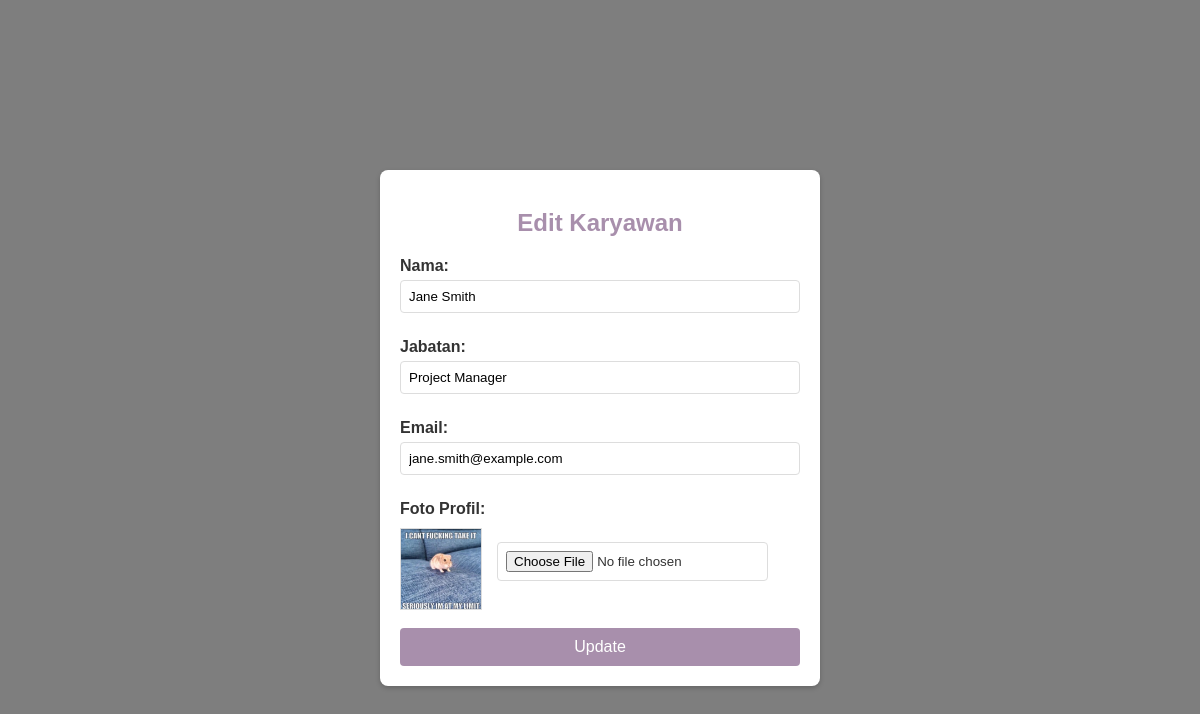
Screenshot of /edit.php?id=6 with the database file from the repository.
### tables this page shows
CREATE TABLE `karyawan` (
  `id_karyawan` int(11) NOT NULL,
  `nama` varchar(100) NOT NULL,
  `jabatan` varchar(100) NOT NULL,
  `email` varchar(100) NOT NULL,
  `foto_profil` varchar(255) DEFAULT NULL,
  `tanggal_ditambahkan` timestamp NOT NULL DEFAULT current_timestamp()
);

### edit.php (the view, shortened to what this page needs)
<?php
include 'koneksi.php';
$id = $_GET['id'];
$query = "SELECT * FROM karyawan WHERE id_karyawan='$id'";
$result = $conn->query($query);
$karyawan = $result->fetch_assoc();
?>
<!DOCTYPE html>
<html lang="en">
<head>
    <link rel="stylesheet" href="stylesedit.css">
</head>
<body>
<div class="form-container">
    <h2>Edit Karyawan</h2>
    <form method="post" action="" enctype="multipart/form-data">
        <label>Nama:</label>
        <input type="text" name="nama" value="<?= htmlspecialchars($karyawan['nama']); ?>" required>
        <label>Jabatan:</label>
        <input type="text" name="jabatan" value="<?= htmlspecialchars($karyawan['jabatan']); ?>" required>
        <label>Email:</label>
        <input type="email" name="email" value="<?= htmlspecialchars($karyawan['email']); ?>" required>
        <label>Foto Profil:</label>
        <div class="profile-pic">
            <?php if (!empty($karyawan['foto_profil'])): ?>
                <img src="uploads/<?= htmlspecialchars($karyawan['foto_profil']); ?>" alt="Current Profile Picture">
            <?php else: ?>
                <img src="uploads/default.png" alt="Default Profile Picture">
            <?php endif; ?>
            <label>
                <input type="file" name="foto">
            </label>
        </div>
        <br>
        <button type="submit">Update</button>
    </form>
</div>
</body>
</html>

### stylesedit.css (style rules this page uses)
body { font-family: Arial, sans-serif; background-color: #7e7e7e; color: #333; padding: 20px; display: flex; justify-content: center; align-items: center; min-height: 100vh; }
.form-container { background-color: white; padding: 20px; border-radius: 8px; box-shadow: 0 2px 5px rgba(0, 0, 0, 0.2); max-width: 400px; width: 100%; }
.form-container h2 { color: #A88FAC; text-align: center; margin-bottom: 20px; }
.form-container label { display: block; margin: 10px 0 5px; font-weight: bold; }
.form-container input[type="text"], .form-container input[type="email"], .form-container input[type="file"] { width: 100%; padding: 8px; margin-bottom: 15px; border: 1px solid #ddd; border-radius: 4px; box-sizing: border-box; }
.form-container button { width: 100%; padding: 10px; background-color: #A88FAC; color: white; border: none; border-radius: 4px; cursor: pointer; font-size: 16px; transition: background-color 0.2s; }
.form-container .profile-pic { display: flex; align-items: center; margin-top: 10px; }
.form-container .profile-pic img { width: 80px; height: 80px; margin-right: 15px; border: 1px solid #ddd; object-fit: cover; }
.form-container .profile-pic label { margin: 0; font-weight: normal; }

### rows the page displays
karyawan: nama "Jane Smith", jabatan "Project Manager", email "jane.smith@example.com", foto_profil (picture)
